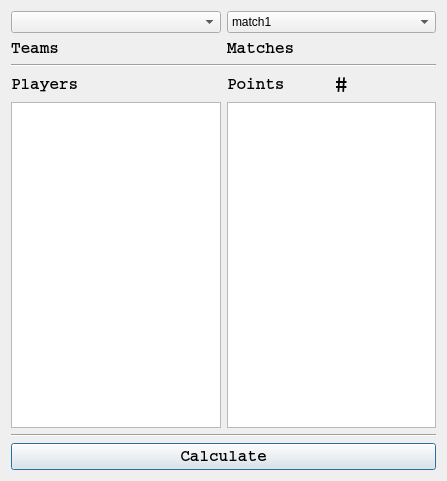
<?xml version="1.0" encoding="UTF-8"?>
<ui version="4.0">
 <class>Dialog</class>
 <widget class="QDialog" name="Dialog">
  <property name="geometry">
   <rect>
    <x>0</x>
    <y>0</y>
    <width>447</width>
    <height>481</height>
   </rect>
  </property>
  <property name="windowTitle">
   <string>Dialog</string>
  </property>
  <layout class="QGridLayout" name="gridLayout">
   <item row="3" column="2">
    <widget class="QLabel" name="points">
     <property name="font">
      <font>
       <family>Courier</family>
       <pointsize>15</pointsize>
       <weight>75</weight>
       <bold>true</bold>
      </font>
     </property>
     <property name="text">
      <string>#</string>
     </property>
    </widget>
   </item>
   <item row="3" column="0">
    <widget class="QLabel" name="label_3">
     <property name="font">
      <font>
       <family>Courier</family>
       <pointsize>12</pointsize>
       <weight>75</weight>
       <bold>true</bold>
      </font>
     </property>
     <property name="text">
      <string>Players</string>
     </property>
    </widget>
   </item>
   <item row="3" column="1">
    <widget class="QLabel" name="label_4">
     <property name="font">
      <font>
       <family>Courier</family>
       <pointsize>12</pointsize>
       <weight>75</weight>
       <bold>true</bold>
      </font>
     </property>
     <property name="text">
      <string>Points</string>
     </property>
    </widget>
   </item>
   <item row="0" column="1" colspan="2">
    <widget class="QComboBox" name="matches">
     <item>
      <property name="text">
       <string>match1</string>
      </property>
     </item>
     <item>
      <property name="text">
       <string>match2</string>
      </property>
     </item>
     <item>
      <property name="text">
       <string>match3</string>
      </property>
     </item>
     <item>
      <property name="text">
       <string>match4</string>
      </property>
     </item>
     <item>
      <property name="text">
       <string>match5</string>
      </property>
     </item>
    </widget>
   </item>
   <item row="1" column="0">
    <widget class="QLabel" name="label">
     <property name="font">
      <font>
       <family>Courier</family>
       <pointsize>12</pointsize>
       <weight>75</weight>
       <bold>true</bold>
      </font>
     </property>
     <property name="text">
      <string>Teams</string>
     </property>
    </widget>
   </item>
   <item row="2" column="0" colspan="3">
    <widget class="Line" name="line">
     <property name="orientation">
      <enum>Qt::Horizontal</enum>
     </property>
    </widget>
   </item>
   <item row="6" column="0" colspan="3">
    <widget class="QPushButton" name="calculate">
     <property name="font">
      <font>
       <family>Courier</family>
       <pointsize>12</pointsize>
       <weight>75</weight>
       <bold>true</bold>
      </font>
     </property>
     <property name="text">
      <string>Calculate</string>
     </property>
    </widget>
   </item>
   <item row="0" column="0">
    <widget class="QComboBox" name="teams"/>
   </item>
   <item row="5" column="0" colspan="3">
    <widget class="Line" name="line_2">
     <property name="orientation">
      <enum>Qt::Horizontal</enum>
     </property>
    </widget>
   </item>
   <item row="1" column="1" colspan="2">
    <widget class="QLabel" name="label_2">
     <property name="font">
      <font>
       <family>Courier</family>
       <pointsize>12</pointsize>
       <weight>75</weight>
       <bold>true</bold>
      </font>
     </property>
     <property name="text">
      <string>Matches</string>
     </property>
    </widget>
   </item>
   <item row="4" column="0">
    <widget class="QListWidget" name="list1">
     <property name="minimumSize">
      <size>
       <width>209</width>
       <height>305</height>
      </size>
     </property>
    </widget>
   </item>
   <item row="4" column="1" colspan="2">
    <widget class="QListWidget" name="list2">
     <property name="minimumSize">
      <size>
       <width>209</width>
       <height>305</height>
      </size>
     </property>
    </widget>
   </item>
  </layout>
 </widget>
 <resources/>
 <connections/>
</ui>
